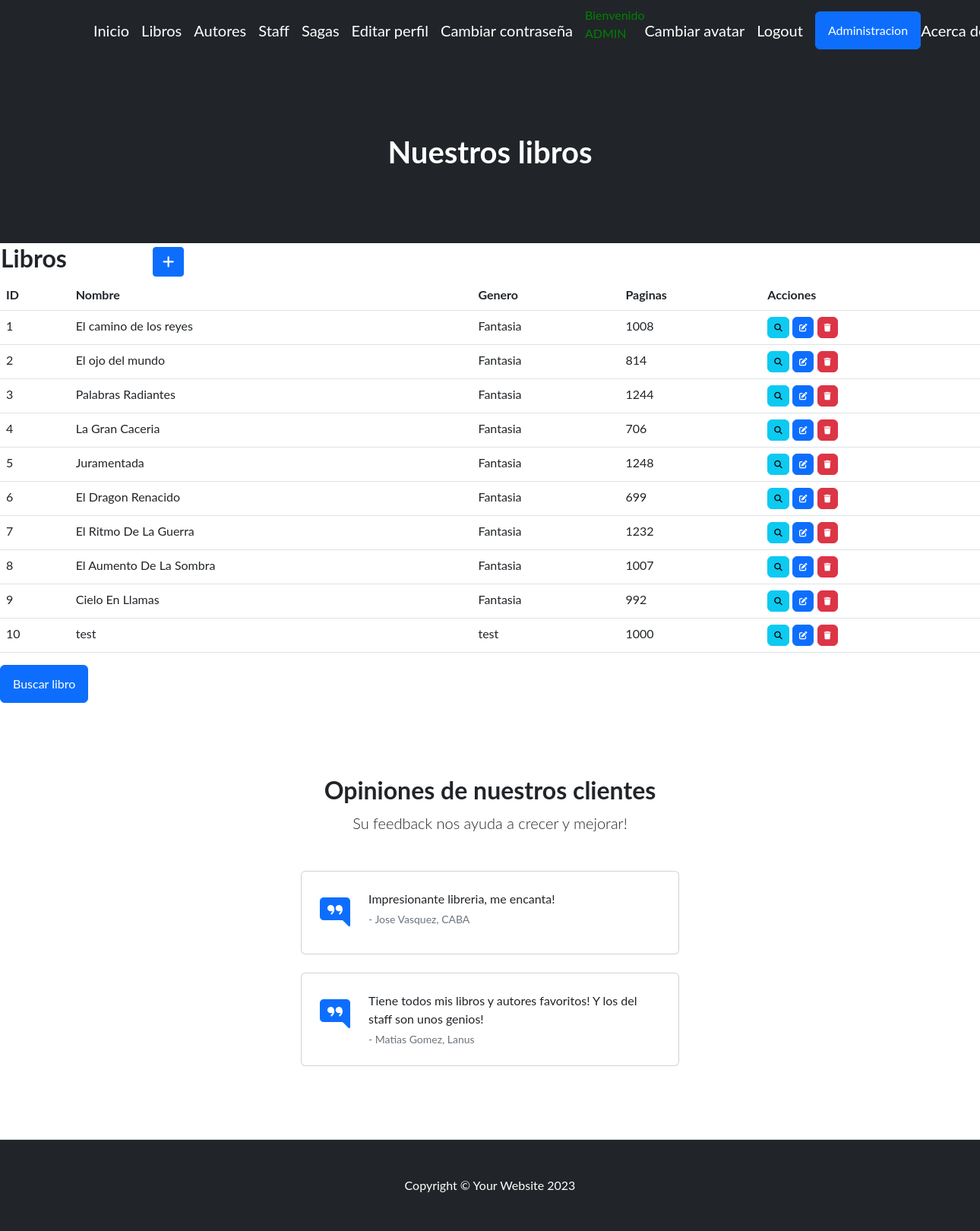
The page /miaplicacion/libros/ (signed in) on the database as committed earlier.
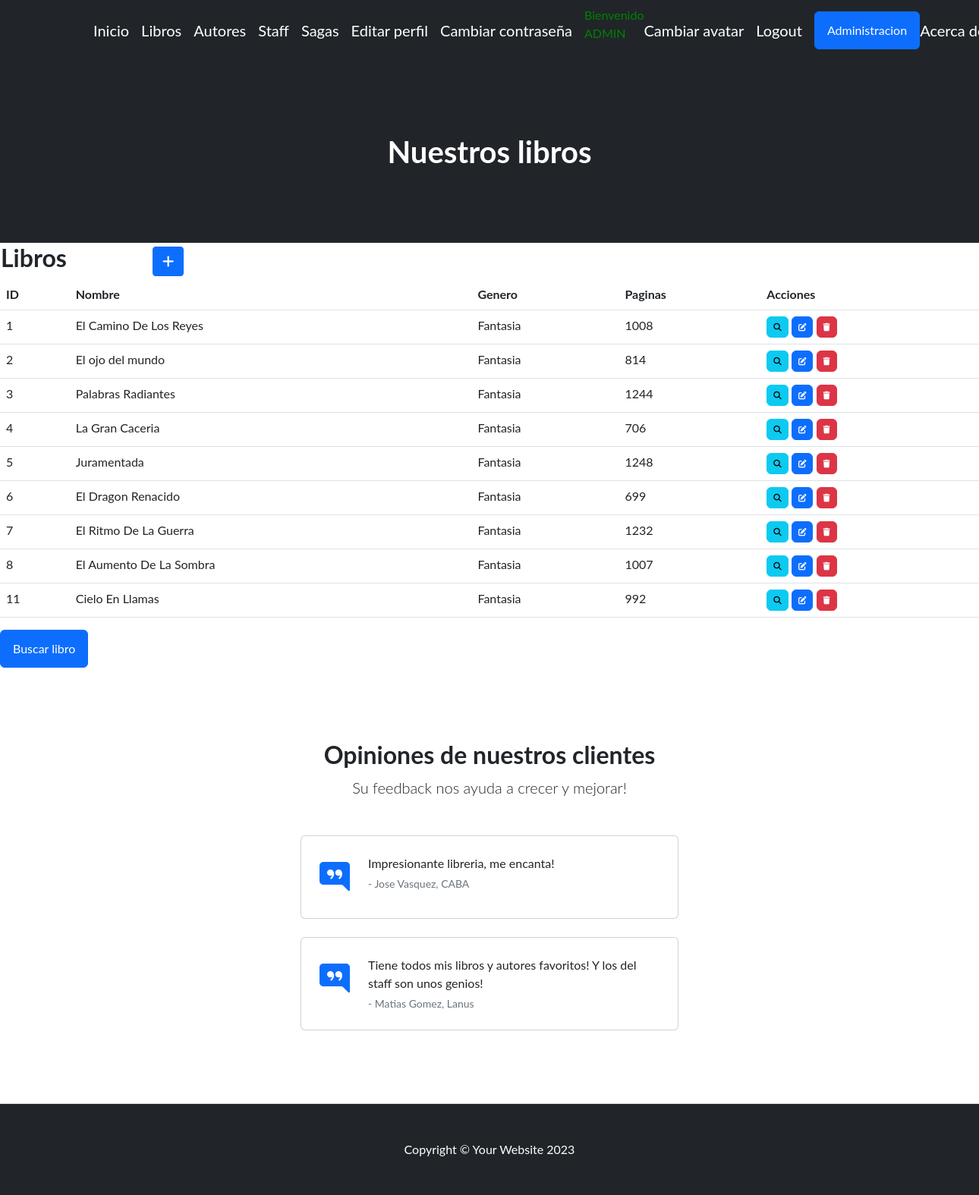
The same page on the database as committed later.
### miaplicacion/models.py (models this page shows, shortened)
class Libros(models.Model):
    nombre = models.CharField(max_length=50)
    genero = models.CharField(max_length=50)
    cantidadDePaginas = models.IntegerField()

### miaplicacion/views.py (the view)
# urls.py: path('libros/', libroList.as_view(), name="Libros"),
class libroList(LoginRequiredMixin, ListView):
    model = Libros

### miaplicacion/templates/miaplicacion/libros_list.html (shortened to what this page needs)
{% extends 'miaplicacion/base.html' %}
{% load static %}
{% block cabecera %}Nuestros libros{% endblock cabecera %}
{% block contenido %}
<table>
    <tr>
        <td width="200"><h2>Libros</h2></td>
        <td>
            <a
            href="{% url 'create_libro' %}"
            class="btn btn-primary btn-sm"
            >
            </a>
        </td>
    </tr>
</table>
<table class="table">
  <thead>
    <tr>
      <th>ID</th>
      <th>Nombre</th>
      <th>Genero</th>
      <th>Paginas</th>
      <th>Acciones</th>
    </tr>
  </thead>
  <tbody>
    {% for p in libros_list %}
    <tr>
      <td>{{ p.id }}</td>
      <td>{{ p.nombre }}</td>
      <td>{{ p.genero }}</td>
      <td>{{ p.cantidadDePaginas }}</td>
      <td>
        <a
        href="{% url 'detail_libro' p.id %}"
        class="btn btn-info"
        style="--bs-btn-padding-y: .25rem; --bs-btn-padding-x: .5rem; --bs-btn-font-size: .75rem;"
        >
        </a>
        <a
          href="{% url 'update_libro' p.id %}"
          class="btn btn-primary"
          style="--bs-btn-padding-y: .25rem; --bs-btn-padding-x: .5rem; --bs-btn-font-size: .75rem;"
          >
        </a>
        <a
          href="{% url 'delete_libro' p.id %}"
          class="btn btn-danger"
          style="--bs-btn-padding-y: .25rem; --bs-btn-padding-x: .5rem; --bs-btn-font-size: .75rem;"
          >
        </a>
      </td>
    </tr>
    {% endfor %}
  </tbody>
</table>
<a class="btn btn-primary" href="{% url 'buscarlibro' %}">Buscar libro</a>
{% endblock contenido %}

Rows that differ between the two databases and show on the page:
removed Libros: id "9", nombre "Cielo En Llamas", genero "Fantasia", cantidadDePaginas "992"
removed Libros: id "10", nombre "test", genero "test", cantidadDePaginas "1000"
changed Libros id 1: nombre "El camino de los reyes" → "El Camino De Los Reyes"
added Libros: id "11", nombre "Cielo En Llamas", genero "Fantasia", cantidadDePaginas "992"
